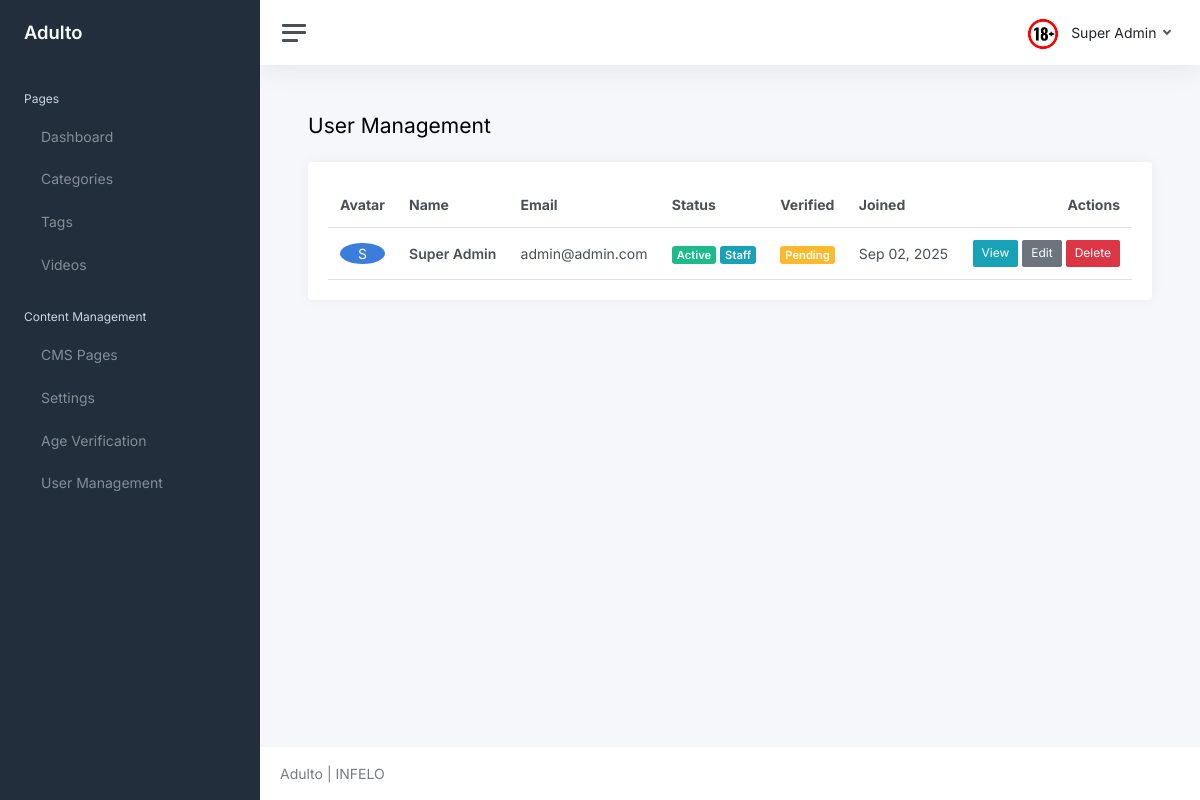
Before: /core/users/ (signed in) with the older database file.
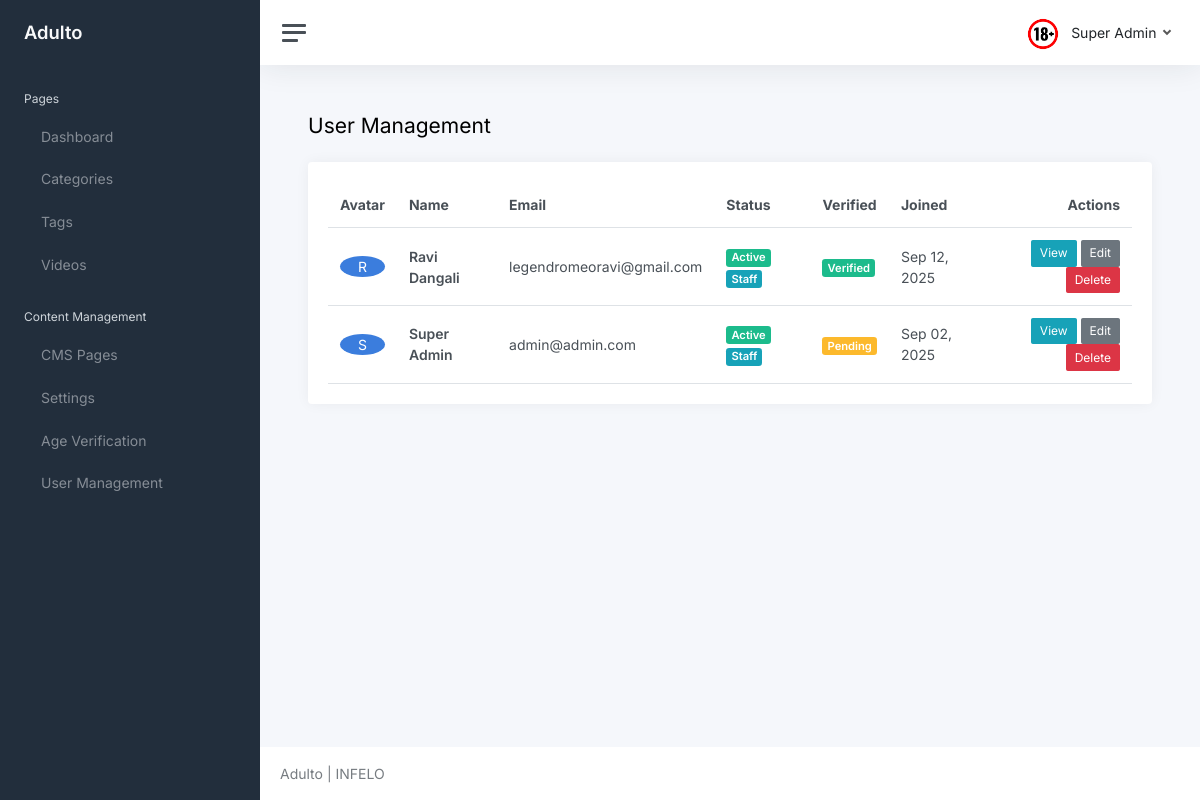
After: the same page with the newer database file.
### core/models.py (models this page shows, shortened)
class User(AbstractUser):
	username = None
	first_name = None
	last_name = None
	name = models.CharField(max_length=150, blank=True)
	email = models.EmailField(unique=True)
	is_freeze = models.BooleanField(default=False)
	is_email_verified = models.BooleanField(default=False)
	email_verification_token = models.CharField(max_length=100, blank=True, null=True)
	email_verification_created = models.DateTimeField(blank=True, null=True)
	is_staff = models.BooleanField(default=False, help_text="Designates whether the user can log into the admin site. Only activated users can access admin.")
	USERNAME_FIELD = 'email'
	REQUIRED_FIELDS = []

### core/views.py (the view)
# urls.py: path('users/', views.user_list, name='user_list'),
@login_required(login_url='login')
def user_list(request):
	users = User.objects.all().order_by('-date_joined')
	context = {
		'users': users,
	}
	return render(request, 'core/user_list.html', context)

### adulto/context_processors.py (called while the page is built)
def site_branding(request):
	return {
		"site_brand": getattr(settings, "SITE_BRAND", "Adulto"),
		"site_logo_url": getattr(settings, "SITE_LOGO_URL", "/static/logo.png"),
	}

### core/models.py (called while the page is built)
	@classmethod
	def get_setting(cls, key, default=None):
		try:
			return cls.objects.get(key=key).value
		except cls.DoesNotExist:
			return default

	@classmethod
	def get_active(cls):
		try:
			return cls.objects.filter(is_active=True).first()
		except:
			return None

### templates/core/user_list.html (shortened to what this page needs)
{% extends 'core/layout/base.html' %}
{% block content %}
<div class="container-fluid p-0">
    <div class="d-flex justify-content-between align-items-center mb-3">
        <h1 class="h3 d-inline align-middle">User Management</h1>
    </div>
    <div class="card">
        <div class="card-body">
            <table class="table table-hover my-0">
                <thead>
                    <tr>
                        <th>Avatar</th>
                        <th>Name</th>
                        <th>Email</th>
                        <th>Status</th>
                        <th>Verified</th>
                        <th>Joined</th>
                        <th class="text-end">Actions</th>
                    </tr>
                </thead>
                <tbody>
                    {% for user in users %}
                    <tr>
                        <td>
                            <div class="w-10 h-10 bg-primary rounded-circle d-flex align-items-center justify-content-center">
                                <span class="text-white font-weight-bold">{{ user.name|first|upper|default:user.email|first|upper }}</span>
                            </div>
                        </td>
                        <td>
                            <strong>{{ user.name|default:"No Name" }}</strong>
                        </td>
                        <td>{{ user.email }}</td>
                        <td>
                            {% if user.is_active %}
                                <span class="badge bg-success">Active</span>
                            {% else %}
                                <span class="badge bg-danger">Inactive</span>
                            {% endif %}
                            {% if user.is_staff %}
                                <span class="badge bg-info">Staff</span>
                            {% endif %}
                        </td>
                        <td>
                            {% if user.is_email_verified %}
                                <span class="badge bg-success">Verified</span>
                            {% else %}
                                <span class="badge bg-warning">Pending</span>
                            {% endif %}
                        </td>
                        <td>{{ user.date_joined|date:"M d, Y" }}</td>
                        <td class="text-end">
                            <a class="btn btn-sm btn-info" href="{% url 'user_detail' user.id %}">View</a>
                            <a class="btn btn-sm btn-secondary" href="{% url 'user_update' user.id %}">Edit</a>
                            <a class="btn btn-sm btn-danger" href="{% url 'user_delete' user.id %}">Delete</a>
                        </td>
                    </tr>
                    {% empty %}
                    <tr>
                        <td colspan="7" class="text-center text-muted">No users found</td>
                    </tr>
                    {% endfor %}
                </tbody>
            </table>
        </div>
    </div>
</div>
{% endblock %}

### templates/core/layout/base.html (shortened to what this page needs)
<!DOCTYPE html>
<html lang="en">
<head>
    <link href="/static/core/css/app.css" rel="stylesheet">
</head>
<body>
    <div class="wrapper">
        {% include 'core/layout/sidebar.html' %}
        <div class="main">
            {% include 'core/layout/header.html' %}
            <main class="content">
                {% block content %}{% endblock %}
            </main>
            <footer class="footer">
                <div class="container-fluid">
                    <div class="row text-muted">
                        <div class="col-6 text-start">
                            <p class="mb-0">
                                {{ site_brand }} | INFELO
                            </p>
                        </div>
                    </div>
                </div>
            </footer>
        </div>
    </div>
</body>
</html>

### templates/core/layout/sidebar.html (shortened to what this page needs)
<nav id="sidebar" class="sidebar js-sidebar">
    <div class="sidebar-content js-simplebar">
        <a class="sidebar-brand" href="index.html">
            <span class="align-middle">{{ site_brand }}</span>
        </a>
        <ul class="sidebar-nav">
            <li class="sidebar-header">
                Pages
            </li>
            <li class="sidebar-item">
                <a class="sidebar-link" href="{% url 'dashboard' %}">
                     <span
                        class="align-middle">Dashboard</span>
                </a>
            </li>
            <li class="sidebar-item">
                <a class="sidebar-link" href="{% url 'category_list' %}">
                     <span
                        class="align-middle">Categories</span>
                </a>
            </li>
            <li class="sidebar-item">
                <a class="sidebar-link" href="{% url 'tag_list' %}">
                     <span
                        class="align-middle">Tags</span>
                </a>
            </li>
            <li class="sidebar-item">
                <a class="sidebar-link" href="{% url 'video_list' %}">
                     <span
                        class="align-middle">Videos</span>
                </a>
            </li>
            <li class="sidebar-header">
                Content Management
            </li>
            <li class="sidebar-item">
                <a class="sidebar-link" href="{% url 'cms_list' %}">
                     <span
                        class="align-middle">CMS Pages</span>
                </a>
            </li>
            <li class="sidebar-item">
                <a class="sidebar-link" href="{% url 'settings_list' %}">
                     <span
                        class="align-middle">Settings</span>
                </a>
            </li>
            <li class="sidebar-item">
                <a class="sidebar-link" href="{% url 'age_verification_list' %}">
                     <span
                        class="align-middle">Age Verification</span>
                </a>
            </li>
            <li class="sidebar-item">
                <a class="sidebar-link" href="{% url 'user_list' %}">
                     <span
                        class="align-middle">User Management</span>
                </a>
            </li>
        </ul>
    </div>
</nav>

### templates/core/layout/header.html (shortened to what this page needs)
<nav class="navbar navbar-expand navbar-light navbar-bg">
    <a class="sidebar-toggle js-sidebar-toggle">
        <i class="hamburger align-self-center"></i>
    </a>
    <div class="navbar-collapse collapse">
        <ul class="navbar-nav navbar-align">
            <li class="nav-item dropdown">
                <a class="nav-link dropdown-toggle d-none d-sm-inline-block" href="#"
                    data-bs-toggle="dropdown">
                    <img src="/static/core/logo.png" class="avatar img-fluid rounded me-1"
                        alt="" /> <span class="text-dark">{{ request.user.name }}</span>
                </a>
            </li>
        </ul>
    </div>
</nav>

Changed rows visible on the page:
added User: name|first "R", name "Ravi Dangali", email "legendromeoravi@gmail.com", is_active "Active", is_staff "Staff", is_email_verified "Verified", date_joined "Sep 12, 2025"
